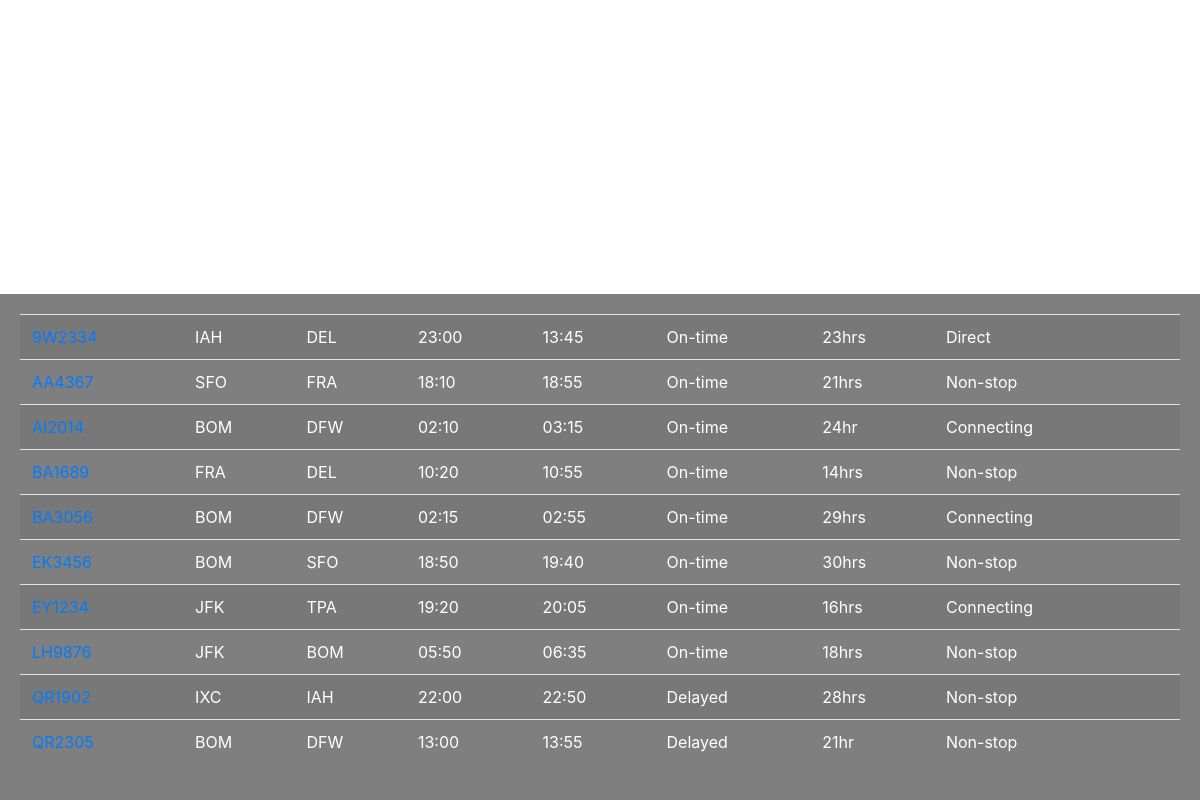
The page / on the database its author committed.
### tables this page shows
CREATE TABLE `FLIGHT` (
  `FLIGHT_CODE` varchar(10) NOT NULL,
  `SOURCE` varchar(3) DEFAULT NULL,
  `DESTINATION` varchar(3) DEFAULT NULL,
  `ARRIVAL` varchar(10) DEFAULT NULL,
  `DEPARTURE` varchar(10) DEFAULT NULL,
  `STATUS` varchar(10) DEFAULT NULL,
  `DURATION` varchar(30) DEFAULT NULL,
  `FLIGHTTYPE` varchar(10) DEFAULT NULL,
  `LAYOVER_TIME` varchar(30) DEFAULT NULL,
  `NO_OF_STOPS` int(11) DEFAULT NULL,
  `AIRLINEID` varchar(3) DEFAULT NULL,
  PRIMARY KEY (`FLIGHT_CODE`),
  KEY `AIRLINEID` (`AIRLINEID`),
  CONSTRAINT `FLIGHT_ibfk_1` FOREIGN KEY (`AIRLINEID`) REFERENCES `AIRLINE` (`AIRLINEID`) ON DELETE CASCADE
);

### index.php (the view, shortened to what this page needs)
<?php
$conn = OpenCon();
function generateTableFromResult($result) {
   $actual_link = (isset($_SERVER['HTTPS']) && $_SERVER['HTTPS'] === 'on' ? "https" : "http") . "://$_SERVER[HTTP_HOST]";
   $html = '<table class="table table-striped">';
   while($row = mysqli_fetch_array($result, MYSQLI_ASSOC)) {
        $html.="<tr>";
	$html.="<td><a href='".$actual_link."/index.php?flight=".$row['FLIGHT_CODE']."'>".$row['FLIGHT_CODE']."</a></td>";
        $html.="<td>".$row['SOURCE']."</td>";
        $html.="<td>".$row['DESTINATION']."</td>";
        $html.="<td>".$row['ARRIVAL']."</td>";
        $html.="<td>".$row['DEPARTURE']."</td>";
        $html.="<td>".$row['STATUS']."</td>";
        $html.="<td>".$row['DURATION']."</td>";
        $html.="<td>".$row['FLIGHTTYPE']."</td>";
        $html.="<td>".$row['AIRLINED']."</td>";
        $html.="</tr>\n\r";
   }
   $html.="</table>";
   return $html;
}
?>
<body>
<head>
  <link rel="stylesheet" type="text/css" href="./css/css.css">
  <link rel="stylesheet" href="./css/bootstrap.min.css">
</head>
<video autoplay muted loop id="myVideo">
  <source src="./connections.mp4" type="video/mp4">
</video>
<div class="content">
<?php
    if(!isset($_GET['flight']))
    {
      $query = "SELECT * FROM FLIGHT LIMIT 10";
    } else {
      $flightid = $_GET['flight'];
      $flightid = "$flightid";
      $query = "SELECT * FROM FLIGHT WHERE FLIGHT_CODE = '$flightid'";
    }
$result = mysqli_query($conn,$query) or die(mysqli_error());
echo generateTableFromResult($result);
?>
</div>
</body>

### css/css.css (style rules this page uses)
#myVideo { position: fixed; right: 0; bottom: 0; min-width: 100%; min-height: 100%; }
.content { position: fixed; bottom: 0; background: rgba(0, 0, 0, 0.5); color: #f1f1f1; width: 100%; padding: 20px; }
.table { color: #fff !important; }

### rows shown on the page
flight: FLIGHT_CODE "9W2334", SOURCE "IAH", DESTINATION "DEL", ARRIVAL "23:00", DEPARTURE "13:45", STATUS "On-time", DURATION "23hrs", FLIGHTTYPE "Direct"
flight: FLIGHT_CODE "AA4367", SOURCE "SFO", DESTINATION "FRA", ARRIVAL "18:10", DEPARTURE "18:55", STATUS "On-time", DURATION "21hrs", FLIGHTTYPE "Non-stop"
flight: FLIGHT_CODE "AI2014", SOURCE "BOM", DESTINATION "DFW", ARRIVAL "02:10", DEPARTURE "03:15", STATUS "On-time", DURATION "24hr", FLIGHTTYPE "Connecting"
flight: FLIGHT_CODE "BA1689", SOURCE "FRA", DESTINATION "DEL", ARRIVAL "10:20", DEPARTURE "10:55", STATUS "On-time", DURATION "14hrs", FLIGHTTYPE "Non-stop"
flight: FLIGHT_CODE "BA3056", SOURCE "BOM", DESTINATION "DFW", ARRIVAL "02:15", DEPARTURE "02:55", STATUS "On-time", DURATION "29hrs", FLIGHTTYPE "Connecting"
flight: FLIGHT_CODE "EK3456", SOURCE "BOM", DESTINATION "SFO", ARRIVAL "18:50", DEPARTURE "19:40", STATUS "On-time", DURATION "30hrs", FLIGHTTYPE "Non-stop"
flight: FLIGHT_CODE "EY1234", SOURCE "JFK", DESTINATION "TPA", ARRIVAL "19:20", DEPARTURE "20:05", STATUS "On-time", DURATION "16hrs", FLIGHTTYPE "Connecting"
flight: FLIGHT_CODE "LH9876", SOURCE "JFK", DESTINATION "BOM", ARRIVAL "05:50", DEPARTURE "06:35", STATUS "On-time", DURATION "18hrs", FLIGHTTYPE "Non-stop"
flight: FLIGHT_CODE "QR1902", SOURCE "IXC", DESTINATION "IAH", ARRIVAL "22:00", DEPARTURE "22:50", STATUS "Delayed", DURATION "28hrs", FLIGHTTYPE "Non-stop"
flight: FLIGHT_CODE "QR2305", SOURCE "BOM", DESTINATION "DFW", ARRIVAL "13:00", DEPARTURE "13:55", STATUS "Delayed", DURATION "21hr", FLIGHTTYPE "Non-stop"
